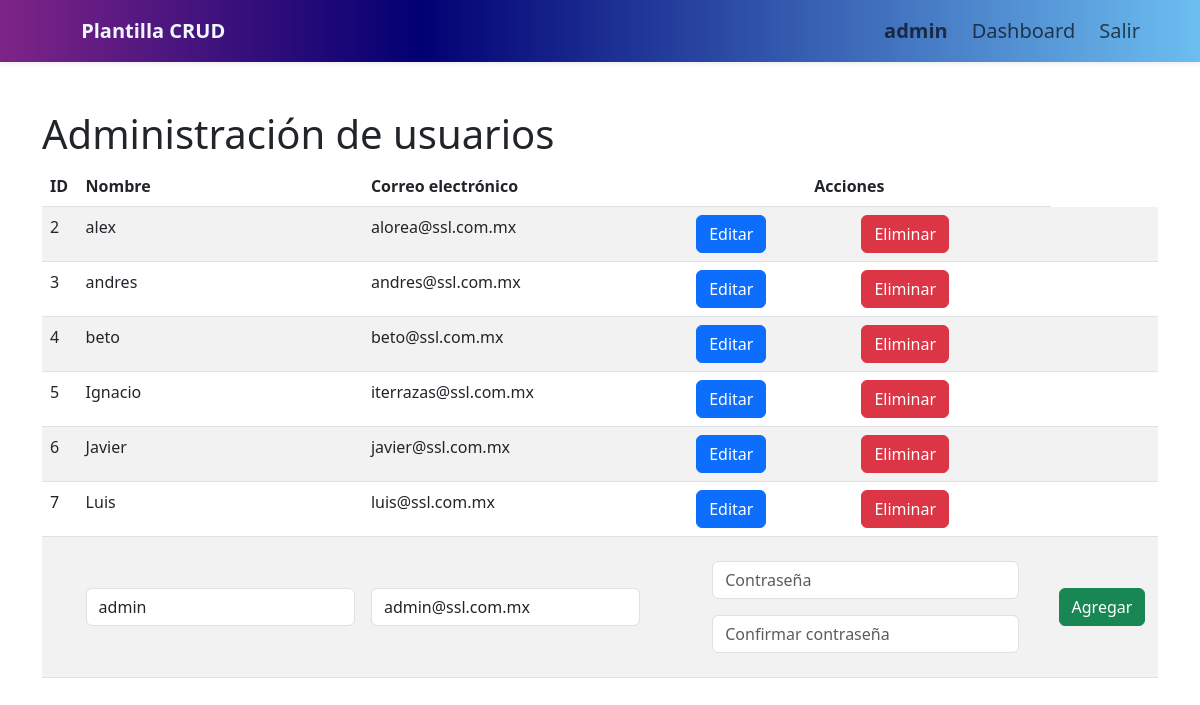
/admin/users/edit/1 (signed in), run on the app's committed database.
### app.py (models this page shows, shortened)
class User(db.Model, UserMixin):
    id = db.Column(db.Integer, primary_key=True)
    username = db.Column(db.String(50), nullable=False)
    email = db.Column(db.String(120), unique=True, nullable=False)
    password = db.Column(db.String(120), nullable=False)
    is_active = db.Column(db.Boolean(), nullable=False, default=True)
    is_admin = db.Column(db.Boolean, default=False)

### app.py (the view, shortened to what this page needs)
@app.route('/admin/users/edit/<int:user_id>', methods=['GET', 'POST'])
@login_required
def edit_user(user_id):
    if not current_user.is_admin:
        abort(403)
    user = User.query.get_or_404(user_id)
    edit_user = {
        'id': user.id,
        'username': user.username,
        'email': user.email
    }
    form = RegistrationForm(obj=user)
    return render_template('admin.html', users=User.query.all(), form=form, edit_user=edit_user)

### app.py
class RegistrationForm(FlaskForm):
    username = StringField('Usuario', validators=[DataRequired()])
    email = StringField('Correo', validators=[DataRequired(), Email()])
    password = PasswordField('Contraseña', validators=[DataRequired()])
    confirm_password = PasswordField('Confirmar Contraseña', validators=[DataRequired(), EqualTo('password')])
    submit = SubmitField('Registrarse')

### app.py (called while the page is built)
@app.before_request
def create_tables():
    db.create_all()

@login_manager.user_loader
def load_user(user_id):
    return User.query.get(int(user_id))

### templates/admin.html (shortened to what this page needs)
{% extends 'index.html' %}
{% block content %}
<h1>Administración de usuarios</h1>
<div class="table-responsive">
  <table class="table table-striped table-hover">
    <thead>
      <tr>
        <th>ID</th>
        <th>Nombre</th>
        <th>Correo electrónico</th>
        <th class="text-center">Acciones</th>
      </tr>
    </thead>
    <tbody>
      {% for user in users %}
      {% if user.id != 1 %}
      <tr>
        <td>{{ user.id }}</td>
        <td>{{ user.username }}</td>
        <td>{{ user.email }}</td>
        <td class=" px-5">
          <div class="row justify-content-center align-items-center">
            <div class="col">
              <a class="btn btn-primary" href="/admin/users/edit/{{ user.id }}" data-bs-toggle="modal" data-bs-target="#editUserModal">Editar</a>
            </div>
            <div class="col">
              <form class="col" action="{{ url_for('delete_user', user_id=user.id) }}" method="post"
                onsubmit="return confirm('¿Está seguro de que desea eliminar este usuario?')">
                <button type="submit" class="btn btn-danger">Eliminar</button>
              </form>
            </div>
          </div>
        </td>
        <td></td>
      </tr>
      {% endif %}
      {% endfor %}
      <tr>
        <form method="POST" action="/admin/add">
          <td></td>
          <td class="align-middle"> {{ form.username(class="form-control", placeholder="Nombre") }}</td>
          <td class="align-middle"> {{ form.email(class="form-control", placeholder="abc@email.com") }}</td>
          <td class="col px-5"> {{ form.password(class="col m-3 form-control", placeholder="Contraseña") }} {{
            form.confirm_password(class="col m-3 form-control", placeholder="Confirmar contraseña") }}</td>
          <td class="justify-content-center align-middle"><button type="submit" class="btn btn-success">Agregar</button>
          </td>
        </form>
      </tr>
    </tbody>
  </table>
</div>
{% endblock %}

### templates/index.html (shortened to what this page needs)
<!doctype html>
<html lang="es">
<head>
    <link href="https://cdn.jsdelivr.net/npm/bootstrap@5.3.0-alpha3/dist/css/bootstrap.min.css" rel="stylesheet"
>
</head>
<body>
    <div>
        {% include 'navbar.html' %}
    </div>
    <div class="container">
        <div id="content" class="row justify-content-center align-items-center mt-5">
            {% block content %}
            {% endblock %}
        </div>
    </div>
</body>
</html>

### templates/navbar.html (shortened to what this page needs)
{% block content %}
<nav class="navbar navbar-light d-flex shadow-sm"
  style="background: linear-gradient(90deg, rgba(127,36,135,1) 0%, rgba(2,0,115,1) 35%, rgb(108, 190, 241) 100%);">
  <div class="container-fluid " >
    <a class="navbar-brand" href="/" >
      <span class="fw-bold px-5" style="color: aliceblue;">Plantilla CRUD</span>
    </a>
    <div class="row px-5"  id="navbarNav">
      <ul class="navbar-nav">
        {% if current_user.is_authenticated %}
        <div class="row align-items-end">
          <div class="col">
            <li class="nav-item ">
              {% if current_user.is_admin %}
              <a class="nav-link fs-5 text-nowrap fw-bold " href="/admin/users">{{ current_user.username }}</a>
              {% else %}
              <a class="nav-link fs-5 text-nowrap fw-bold disabled" href="#">{{ current_user.username }}</a>
              {% endif %}
            </li>
          </div>
          <div class="col">
            <li class="nav-item ">
              <a class="nav-link fs-5  text-nowrap" href="/dashboard">Dashboard</a>
            </li>
          </div>
          <div class="col">
            <li class="nav-item ">
              <a class="nav-link fs-5  text-nowrap" href="/logout">Salir</a>
            </li>
          </div>
        </div>
        {% endif %}
      </ul>
    </div>
  </div>
</nav>
{% endblock %}

### data on the page
User: username "admin", email "admin@ssl.com.mx"
User: id "2", username "alex", email "alorea@ssl.com.mx"
User: id "3", username "andres", email "andres@ssl.com.mx"
User: id "4", username "beto", email "beto@ssl.com.mx"
User: id "5", username "Ignacio", email "iterrazas@ssl.com.mx"
User: id "6", username "Javier", email "javier@ssl.com.mx"
User: id "7", username "Luis", email "luis@ssl.com.mx"
